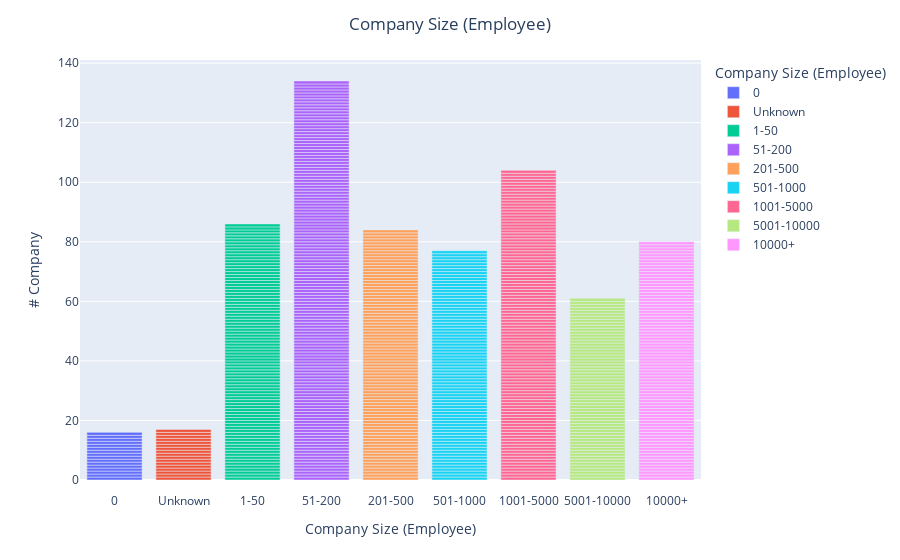

This figure's notebook cell:
### Code cell
size_order = ["0", 'Unknown', '1-50',
              '51-200', '201-500', '501-1000', '1001-5000', 
              '5001-10000', '10000+']

fig = px.bar(df, 
             x="size_(employee)",
             labels={'size_(employee)': 'Company Size (Employee)',
                     'count': '# Company'}, 
             color='size_(employee)',
             color_discrete_sequence=px.colors.qualitative.Plotly,
             category_orders={'size_(employee)': size_order,
                              'Company Size (Employee)': size_order})

fig.update_layout(title="Company Size (Employee)",
                  title_x=0.5)

fig.update_xaxes(ticks="outside",
                 tickcolor="white",
                 ticklen=10)

fig.show()

### Figure 1 — Plotly figure (JSON) as saved in the notebook; plotly's stock layout.template omitted (floating-point values rounded to 4 significant figures; data arrays with more than 128 entries replaced by an {"elided": "..."} marker saying what was removed)
{"data": [{"hovertemplate": "Company Size (Employee)=%{x}<br># Company=%{y}<extra></extra>", "legendgroup": "0", "marker": {"color": "#636EFA", "pattern": {"shape": ""}}, "name": "0", "orientation": "v", "showlegend": true, "textposition": "auto", "type": "bar", "x": ["0", "0", "0", "0", "0", "0", "0", "0", "0", "0", "0", "0", "0", "0", "0", "0"], "xaxis": "x", "y": [1, 1, 1, 1, 1, 1, 1, 1, 1, 1, 1, 1, 1, 1, 1, 1], "yaxis": "y"}, {"hovertemplate": "Company Size (Employee)=%{x}<br># Company=%{y}<extra></extra>", "legendgroup": "Unknown", "marker": {"color": "#EF553B", "pattern": {"shape": ""}}, "name": "Unknown", "orientation": "v", "showlegend": true, "textposition": "auto", "type": "bar", "x": ["Unknown", "Unknown", "Unknown", "Unknown", "Unknown", "Unknown", "Unknown", "Unknown", "Unknown", "Unknown", "Unknown", "Unknown", "Unknown", "Unknown", "Unknown", "Unknown", "Unknown"], "xaxis": "x", "y": [1, 1, 1, 1, 1, 1, 1, 1, 1, 1, 1, 1, 1, 1, 1, 1, 1], "yaxis": "y"}, {"hovertemplate": "Company Size (Employee)=%{x}<br># Company=%{y}<extra></extra>", "legendgroup": "1-50", "marker": {"color": "#00CC96", "pattern": {"shape": ""}}, "name": "1-50", "orientation": "v", "showlegend": true, "textposition": "auto", "type": "bar", "x": ["1-50", "1-50", "1-50", "1-50", "1-50", "1-50", "1-50", "1-50", "1-50", "1-50", "1-50", "1-50", "1-50", "1-50", "1-50", "1-50", "1-50", "1-50", "1-50", "1-50", "1-50", "1-50", "1-50", "1-50", "1-50", "1-50", "1-50", "1-50", "1-50", "1-50", "1-50", "1-50", "1-50", "1-50", "1-50", "1-50", "1-50", "1-50", "1-50", "1-50", "1-50", "1-50", "1-50", "1-50", "1-50", "1-50", "1-50", "1-50", "1-50", "1-50", "1-50", "1-50", "1-50", "1-50", "1-50", "1-50", "1-50", "1-50", "1-50", "1-50", "1-50", "1-50", "1-50", "1-50", "1-50", "1-50", "1-50", "1-50", "1-50", "1-50", "1-50", "1-50", "1-50", "1-50", "1-50", "1-50", "1-50", "1-50", "1-50", "1-50", "1-50", "1-50", "1-50", "1-50", "1-50", "1-50"], "xaxis": "x", "y": [1, 1, 1, 1, 1, 1, 1, 1, 1, 1, 1, 1, 1, 1, 1, 1, 1, 1, 1, 1, 1, 1, 1, 1, 1, 1, 1, 1, 1, 1, 1, 1, 1, 1, 1, 1, 1, 1, 1, 1, 1, 1, 1, 1, 1, 1, 1, 1, 1, 1, 1, 1, 1, 1, 1, 1, 1, 1, 1, 1, 1, 1, 1, 1, 1, 1, 1, 1, 1, 1, 1, 1, 1, 1, 1, 1, 1, 1, 1, 1, 1, 1, 1, 1, 1, 1], "yaxis": "y"}, {"hovertemplate": "Company Size (Employee)=%{x}<br># Company=%{y}<extra></extra>", "legendgroup": "51-200", "marker": {"color": "#AB63FA", "pattern": {"shape": ""}}, "name": "51-200", "orientation": "v", "showlegend": true, "textposition": "auto", "type": "bar", "x": {"elided": "134 str values"}, "xaxis": "x", "y": {"elided": "134 int values"}, "yaxis": "y"}, {"hovertemplate": "Company Size (Employee)=%{x}<br># Company=%{y}<extra></extra>", "legendgroup": "201-500", "marker": {"color": "#FFA15A", "pattern": {"shape": ""}}, "name": "201-500", "orientation": "v", "showlegend": true, "textposition": "auto", "type": "bar", "x": ["201-500", "201-500", "201-500", "201-500", "201-500", "201-500", "201-500", "201-500", "201-500", "201-500", "201-500", "201-500", "201-500", "201-500", "201-500", "201-500", "201-500", "201-500", "201-500", "201-500", "201-500", "201-500", "201-500", "201-500", "201-500", "201-500", "201-500", "201-500", "201-500", "201-500", "201-500", "201-500", "201-500", "201-500", "201-500", "201-500", "201-500", "201-500", "201-500", "201-500", "201-500", "201-500", "201-500", "201-500", "201-500", "201-500", "201-500", "201-500", "201-500", "201-500", "201-500", "201-500", "201-500", "201-500", "201-500", "201-500", "201-500", "201-500", "201-500", "201-500", "201-500", "201-500", "201-500", "201-500", "201-500", "201-500", "201-500", "201-500", "201-500", "201-500", "201-500", "201-500", "201-500", "201-500", "201-500", "201-500", "201-500", "201-500", "201-500", "201-500", "201-500", "201-500", "201-500", "201-500"], "xaxis": "x", "y": [1, 1, 1, 1, 1, 1, 1, 1, 1, 1, 1, 1, 1, 1, 1, 1, 1, 1, 1, 1, 1, 1, 1, 1, 1, 1, 1, 1, 1, 1, 1, 1, 1, 1, 1, 1, 1, 1, 1, 1, 1, 1, 1, 1, 1, 1, 1, 1, 1, 1, 1, 1, 1, 1, 1, 1, 1, 1, 1, 1, 1, 1, 1, 1, 1, 1, 1, 1, 1, 1, 1, 1, 1, 1, 1, 1, 1, 1, 1, 1, 1, 1, 1, 1], "yaxis": "y"}, {"hovertemplate": "Company Size (Employee)=%{x}<br># Company=%{y}<extra></extra>", "legendgroup": "501-1000", "marker": {"color": "#19D3F3", "pattern": {"shape": ""}}, "name": "501-1000", "orientation": "v", "showlegend": true, "textposition": "auto", "type": "bar", "x": ["501-1000", "501-1000", "501-1000", "501-1000", "501-1000", "501-1000", "501-1000", "501-1000", "501-1000", "501-1000", "501-1000", "501-1000", "501-1000", "501-1000", "501-1000", "501-1000", "501-1000", "501-1000", "501-1000", "501-1000", "501-1000", "501-1000", "501-1000", "501-1000", "501-1000", "501-1000", "501-1000", "501-1000", "501-1000", "501-1000", "501-1000", "501-1000", "501-1000", "501-1000", "501-1000", "501-1000", "501-1000", "501-1000", "501-1000", "501-1000", "501-1000", "501-1000", "501-1000", "501-1000", "501-1000", "501-1000", "501-1000", "501-1000", "501-1000", "501-1000", "501-1000", "501-1000", "501-1000", "501-1000", "501-1000", "501-1000", "501-1000", "501-1000", "501-1000", "501-1000", "501-1000", "501-1000", "501-1000", "501-1000", "501-1000", "501-1000", "501-1000", "501-1000", "501-1000", "501-1000", "501-1000", "501-1000", "501-1000", "501-1000", "501-1000", "501-1000", "501-1000"], "xaxis": "x", "y": [1, 1, 1, 1, 1, 1, 1, 1, 1, 1, 1, 1, 1, 1, 1, 1, 1, 1, 1, 1, 1, 1, 1, 1, 1, 1, 1, 1, 1, 1, 1, 1, 1, 1, 1, 1, 1, 1, 1, 1, 1, 1, 1, 1, 1, 1, 1, 1, 1, 1, 1, 1, 1, 1, 1, 1, 1, 1, 1, 1, 1, 1, 1, 1, 1, 1, 1, 1, 1, 1, 1, 1, 1, 1, 1, 1, 1], "yaxis": "y"}, {"hovertemplate": "Company Size (Employee)=%{x}<br># Company=%{y}<extra></extra>", "legendgroup": "1001-5000", "marker": {"color": "#FF6692", "pattern": {"shape": ""}}, "name": "1001-5000", "orientation": "v", "showlegend": true, "textposition": "auto", "type": "bar", "x": ["1001-5000", "1001-5000", "1001-5000", "1001-5000", "1001-5000", "1001-5000", "1001-5000", "1001-5000", "1001-5000", "1001-5000", "1001-5000", "1001-5000", "1001-5000", "1001-5000", "1001-5000", "1001-5000", "1001-5000", "1001-5000", "1001-5000", "1001-5000", "1001-5000", "1001-5000", "1001-5000", "1001-5000", "1001-5000", "1001-5000", "1001-5000", "1001-5000", "1001-5000", "1001-5000", "1001-5000", "1001-5000", "1001-5000", "1001-5000", "1001-5000", "1001-5000", "1001-5000", "1001-5000", "1001-5000", "1001-5000", "1001-5000", "1001-5000", "1001-5000", "1001-5000", "1001-5000", "1001-5000", "1001-5000", "1001-5000", "1001-5000", "1001-5000", "1001-5000", "1001-5000", "1001-5000", "1001-5000", "1001-5000", "1001-5000", "1001-5000", "1001-5000", "1001-5000", "1001-5000", "1001-5000", "1001-5000", "1001-5000", "1001-5000", "1001-5000", "1001-5000", "1001-5000", "1001-5000", "1001-5000", "1001-5000", "1001-5000", "1001-5000", "1001-5000", "1001-5000", "1001-5000", "1001-5000", "1001-5000", "1001-5000", "1001-5000", "1001-5000", "1001-5000", "1001-5000", "1001-5000", "1001-5000", "1001-5000", "1001-5000", "1001-5000", "1001-5000", "1001-5000", "1001-5000", "1001-5000", "1001-5000", "1001-5000", "1001-5000", "1001-5000", "1001-5000", "1001-5000", "1001-5000", "1001-5000", "1001-5000", "1001-5000", "1001-5000", "1001-5000", "1001-5000"], "xaxis": "x", "y": [1, 1, 1, 1, 1, 1, 1, 1, 1, 1, 1, 1, 1, 1, 1, 1, 1, 1, 1, 1, 1, 1, 1, 1, 1, 1, 1, 1, 1, 1, 1, 1, 1, 1, 1, 1, 1, 1, 1, 1, 1, 1, 1, 1, 1, 1, 1, 1, 1, 1, 1, 1, 1, 1, 1, 1, 1, 1, 1, 1, 1, 1, 1, 1, 1, 1, 1, 1, 1, 1, 1, 1, 1, 1, 1, 1, 1, 1, 1, 1, 1, 1, 1, 1, 1, 1, 1, 1, 1, 1, 1, 1, 1, 1, 1, 1, 1, 1, 1, 1, 1, 1, 1, 1], "yaxis": "y"}, {"hovertemplate": "Company Size (Employee)=%{x}<br># Company=%{y}<extra></extra>", "legendgroup": "5001-10000", "marker": {"color": "#B6E880", "pattern": {"shape": ""}}, "name": "5001-10000", "orientation": "v", "showlegend": true, "textposition": "auto", "type": "bar", "x": ["5001-10000", "5001-10000", "5001-10000", "5001-10000", "5001-10000", "5001-10000", "5001-10000", "5001-10000", "5001-10000", "5001-10000", "5001-10000", "5001-10000", "5001-10000", "5001-10000", "5001-10000", "5001-10000", "5001-10000", "5001-10000", "5001-10000", "5001-10000", "5001-10000", "5001-10000", "5001-10000", "5001-10000", "5001-10000", "5001-10000", "5001-10000", "5001-10000", "5001-10000", "5001-10000", "5001-10000", "5001-10000", "5001-10000", "5001-10000", "5001-10000", "5001-10000", "5001-10000", "5001-10000", "5001-10000", "5001-10000", "5001-10000", "5001-10000", "5001-10000", "5001-10000", "5001-10000", "5001-10000", "5001-10000", "5001-10000", "5001-10000", "5001-10000", "5001-10000", "5001-10000", "5001-10000", "5001-10000", "5001-10000", "5001-10000", "5001-10000", "5001-10000", "5001-10000", "5001-10000", "5001-10000"], "xaxis": "x", "y": [1, 1, 1, 1, 1, 1, 1, 1, 1, 1, 1, 1, 1, 1, 1, 1, 1, 1, 1, 1, 1, 1, 1, 1, 1, 1, 1, 1, 1, 1, 1, 1, 1, 1, 1, 1, 1, 1, 1, 1, 1, 1, 1, 1, 1, 1, 1, 1, 1, 1, 1, 1, 1, 1, 1, 1, 1, 1, 1, 1, 1], "yaxis": "y"}, {"hovertemplate": "Company Size (Employee)=%{x}<br># Company=%{y}<extra></extra>", "legendgroup": "10000+", "marker": {"color": "#FF97FF", "pattern": {"shape": ""}}, "name": "10000+", "orientation": "v", "showlegend": true, "textposition": "auto", "type": "bar", "x": ["10000+", "10000+", "10000+", "10000+", "10000+", "10000+", "10000+", "10000+", "10000+", "10000+", "10000+", "10000+", "10000+", "10000+", "10000+", "10000+", "10000+", "10000+", "10000+", "10000+", "10000+", "10000+", "10000+", "10000+", "10000+", "10000+", "10000+", "10000+", "10000+", "10000+", "10000+", "10000+", "10000+", "10000+", "10000+", "10000+", "10000+", "10000+", "10000+", "10000+", "10000+", "10000+", "10000+", "10000+", "10000+", "10000+", "10000+", "10000+", "10000+", "10000+", "10000+", "10000+", "10000+", "10000+", "10000+", "10000+", "10000+", "10000+", "10000+", "10000+", "10000+", "10000+", "10000+", "10000+", "10000+", "10000+", "10000+", "10000+", "10000+", "10000+", "10000+", "10000+", "10000+", "10000+", "10000+", "10000+", "10000+", "10000+", "10000+", "10000+"], "xaxis": "x", "y": [1, 1, 1, 1, 1, 1, 1, 1, 1, 1, 1, 1, 1, 1, 1, 1, 1, 1, 1, 1, 1, 1, 1, 1, 1, 1, 1, 1, 1, 1, 1, 1, 1, 1, 1, 1, 1, 1, 1, 1, 1, 1, 1, 1, 1, 1, 1, 1, 1, 1, 1, 1, 1, 1, 1, 1, 1, 1, 1, 1, 1, 1, 1, 1, 1, 1, 1, 1, 1, 1, 1, 1, 1, 1, 1, 1, 1, 1, 1, 1], "yaxis": "y"}], "layout": {"barmode": "relative", "legend": {"title": {"text": "Company Size (Employee)"}, "tracegroupgap": 0}, "margin": {"t": 60}, "title": {"text": "Company Size (Employee)", "x": 0.5}, "xaxis": {"anchor": "y", "categoryarray": ["0", "Unknown", "1-50", "51-200", "201-500", "501-1000", "1001-5000", "5001-10000", "10000+"], "categoryorder": "array", "domain": [0, 1], "tickcolor": "white", "ticklen": 10, "ticks": "outside", "title": {"text": "Company Size (Employee)"}}, "yaxis": {"anchor": "x", "domain": [0, 1], "title": {"text": "# Company"}}}}
